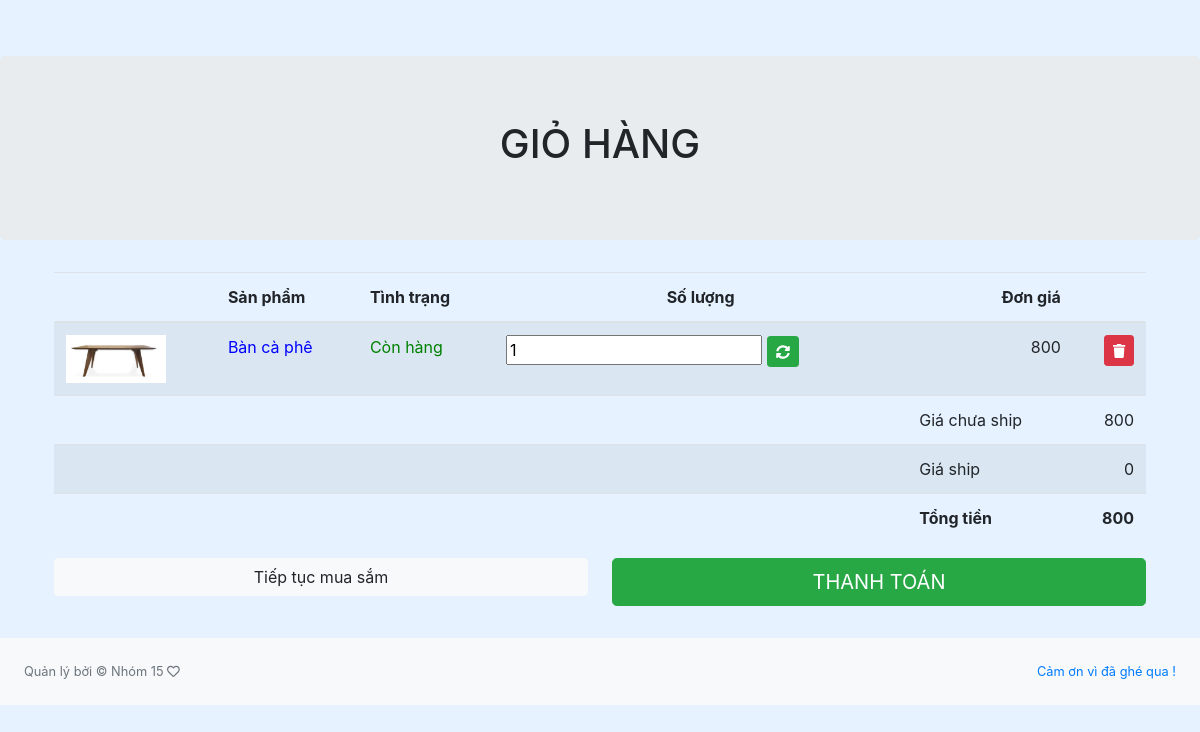
The page /views/cart.php (signed in) on the database its author committed.
### tables this page shows
CREATE TABLE `cart` (
  `id` int(11) NOT NULL,
  `CustomerId` int(11) NOT NULL,
  `ItemID` int(11) NOT NULL,
  `Amount` int(11) NOT NULL
);

CREATE TABLE `product` (
  `id` int(11) NOT NULL,
  `TenSanPham` varchar(30) NOT NULL,
  `HinhAnh` text DEFAULT NULL,
  `DonGia` int(11) NOT NULL,
  `LoaiHang` varchar(20) NOT NULL,
  `XuatXu` varchar(30) NOT NULL,
  `KieuDang` varchar(20) NOT NULL,
  `MauSac` varchar(20) NOT NULL,
  `SoLuong` int(11) NOT NULL
);

### views/cart.php (the view, shortened to what this page needs)
<!DOCTYPE html>
<html lang="en">
<head>
    <link href="../assets/css/styles.css" rel="stylesheet" />
    <link href="../assets/css/shop-homepage.css" rel="stylesheet" />
</head>
<body class="sb-nav-fixed" style="background-color: #e6f2ff;">
    <section class="jumbotron text-center">
        <div class="container">
            <h1 class="jumbotron-heading">GIỎ HÀNG</h1>
        </div>
    </section>
    <div class="container mb-4">
        <div class="row">
            <div class="col-12">
                <div class="table-responsive">
                    <table class="table table-striped">
                        <thead>
                            <tr>
                                <th scope="col"> </th>
                                <th scope="col">Sản phẩm</th>
                                <th scope="col">Tình trạng</th>
                                <th scope="col" class="text-center">Số lượng</th>
                                <th scope="col" class="text-right">Đơn giá</th>
                                <th> </th>
                            </tr>
                        </thead>
                        <tbody>
                            <?php
                            require('../DAO/connect.php');
                            $idUser = $_SESSION['id_user'];
                            $tongTien = 0;
                            $ship = 0;
                            $sql = "SELECT * FROM cart where CustomerId = '$idUser'";
                            $r = mysqli_query($conn, $sql);
                            while ($row = mysqli_fetch_assoc($r)) {
                                $idSP = $row['ItemID'];
                                $slSP = $row['Amount'];
                                $sql2 = "SELECT * FROM product WHERE id='$idSP'";
                                $r2 = mysqli_query($conn, $sql2);
                                $row2 = mysqli_fetch_assoc($r2);
                                $tenSP = $row2['TenSanPham'];
                                $anh=$row2['HinhAnh'];
                                if ($row2['SoLuong'] >= 1)
                                    $status = "<p style = 'color: green;'>Còn hàng</p>";
                                else $status = "<p style ='color: red;'>Hết hàng</p>";
                                $donGia = $row2['DonGia'];
                                $tongTien += $slSP * $donGia;
                            ?><tr>
                                    <td><img src="../images/<?php echo $anh ?>"  style="max-width: 100px; max-height: 100px;"/> </td>
                                    <td style="color: blue;"><?php echo $tenSP ?></td>
                                    <td><?php echo $status ?>
                                    </td>
                                    <td>
                                        <form method="POST" action="../DAO/updateCart.php" id="formId" name="formId">
                                            <input type="number" value="<?php echo $slSP ?>" id="Number" name="Number" />
                                            <button class="btn btn-sm btn-success" title="Cập nhật giỏ hàng"><i class="fas fa-sync-alt"></i></button>
                                        </form>
                                    </td>
                                    <td class="text-right"><?php echo $donGia ?></td>
                                    <td class="text-right">
                                        <form action="../DAO/updateCart.php" method="POST">
                                            <button class="btn btn-sm btn-danger" title="Xóa mặt hàng"><i class="fa fa-trash"></i>
                                            </button>
                                        </form>
                                    </td>
                                <?php
                            }
                                ?>
                                </tr>
                                <tr>
                                    <td></td>
                                    <td></td>
                                    <td></td>
                                    <td></td>
                                    <td>Giá chưa ship</td>
                                    <td class="text-right"><?php echo $tongTien ?> </td>
                                </tr>
                                <tr>
                                    <td></td>
                                    <td></td>
                                    <td></td>
                                    <td></td>
                                    <td>Giá ship</td>
                                    <td class="text-right"><?php echo $ship;
                                                            $FinalCost = $tongTien + $ship; ?></td>
                                </tr>
                                <tr>
                                    <td></td>
                                    <td></td>
                                    <td></td>
                                    <td></td>
                                    <td><strong>Tổng tiền</strong></td>
                                    <td class="text-right"><strong><?php echo $FinalCost; ?></strong></td>
                                </tr>
                        </tbody>
                    </table>
                </div>
            </div>
            <div class="col mb-2">
                <div class="row">
                    <div class="col-sm-12  col-md-6">
                        <a class="btn btn-block btn-light" href="home.php">Tiếp tục mua sắm</a>
                    </div>
                    <div class="col-sm-12 col-md-6 text-right">
                        <form action="../views/payPage_addInf.php" method="POST">
                            <button class="btn btn-lg btn-block btn-success text-uppercase">Thanh toán</button>
                        </form>
                    </div>
                </div>
            </div>
        </div>
    </div>
    <div w3-include-html="../master/footer.html"></div>
</body>
</html>

### assets/css/shop-homepage.css (style rules this page uses)
body { padding-top: 56px; }

### rows shown on the page
cart: product.HinhAnh (picture), product.TenSanPham "Bàn cà phê", Number "1", product.DonGia "800"

### other values the page prints
$tongTien "800"
$ship "0"
$FinalCost "800"
